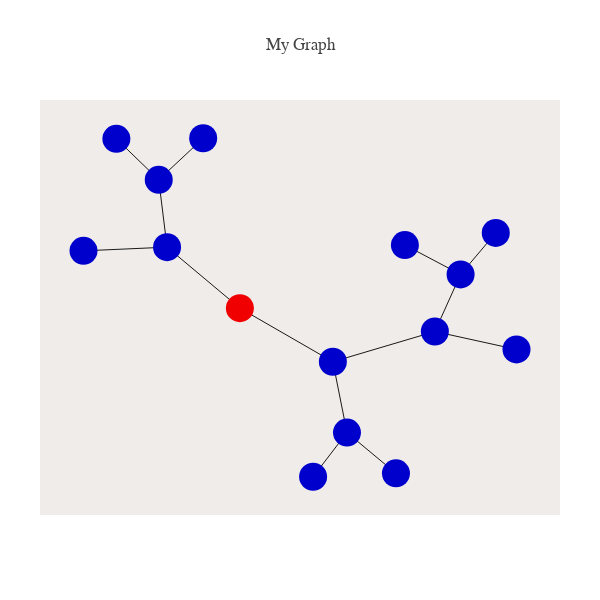

Notebook source saved alongside this figure:
### Code cell
from structure_tools.Coalesce_plots import plot_phyl_net

k= 8

sim_keys, times_acc, leaves, edges, times_dict= SimI_net(k= k)

##
node_list= list(sim_keys.keys())
root= True
nodes_as_seqs= False

plot_phyl_net([],leaves,node_list,edges,
              nodes_as_seqs= nodes_as_seqs,root= root)

### Figure 1 — Plotly figure (JSON) as saved in the notebook; plotly's stock layout.template omitted (floating-point values rounded to 4 significant figures)
{"data": [{"hoverinfo": "none", "line": {"color": "rgb(25,25,25)", "width": 1}, "mode": "lines", "type": "scatter", "uid": "99ff1d76-4cfd-4e92-bee9-f8533d45c7e4", "x": [0.62, 0.3733, null, 0.2827, 0.451, null, -0.6886, -0.4361, null, 0.2557, 0.1077, null, -0.5893, -0.4612, null, 0.00531, 0.1077, null, 0.5573, 0.451, null, -0.3269, -0.4612, null, 0.451, 0.3733, null, -0.4612, -0.4361, null, 0.1077, 0.06502, null, 0.3733, 0.06502, null, 0.06502, -0.216, null, -0.4361, -0.216, null], "y": [-0.2955, -0.1963, null, 0.2824, 0.1197, null, 0.2502, 0.2706, null, -0.9813, -0.7554, null, 0.8701, 0.6433, null, -1, -0.7554, null, 0.3494, 0.1197, null, 0.8733, 0.6433, null, 0.1197, -0.1963, null, 0.6433, 0.2706, null, -0.7554, -0.3636, null, -0.1963, -0.3636, null, -0.3636, -0.06686, null, 0.2706, -0.06686, null]}, {"hoverinfo": "text", "marker": {"color": ["rgb(0,0,205)", "rgb(0,0,205)", "rgb(0,0,205)", "rgb(0,0,205)", "rgb(0,0,205)", "rgb(0,0,205)", "rgb(0,0,205)", "rgb(0,0,205)", "rgb(0,0,205)", "rgb(0,0,205)", "rgb(0,0,205)", "rgb(0,0,205)", "rgb(0,0,205)", "rgb(0,0,205)", "rgb(240,0,0)"], "size": 28}, "mode": "markers", "text": ["0", "1", "2", "3", "4", "5", "6", "7", "t: 0.166", "t: 0.183", "t: 0.258", "t: 0.26", "t: 0.264", "t: 0.293", "root: t: 2.237"], "type": "scatter", "uid": "8eaffbbf-0a09-4f5b-94a8-e69a51443fde", "x": [0.62, 0.2827, -0.6886, 0.2557, -0.5893, 0.00531, 0.5573, -0.3269, 0.451, -0.4612, 0.1077, 0.3733, 0.06502, -0.4361, -0.216], "y": [-0.2955, 0.2824, 0.2502, -0.9813, 0.8701, -1, 0.3494, 0.8733, 0.1197, 0.6433, -0.7554, -0.1963, -0.3636, 0.2706, -0.06686]}], "layout": {"autosize": false, "font": {"family": "Balto"}, "height": 600, "hovermode": "closest", "margin": {"b": 85, "l": 40, "pad": 0, "r": 40, "t": 100}, "plot_bgcolor": "#efecea", "showlegend": false, "title": {"text": "My Graph"}, "width": 600, "xaxis": {"showgrid": false, "showline": false, "showticklabels": false, "title": {"text": ""}, "zeroline": false}, "yaxis": {"showgrid": false, "showline": false, "showticklabels": false, "title": {"text": ""}, "zeroline": false}}}
